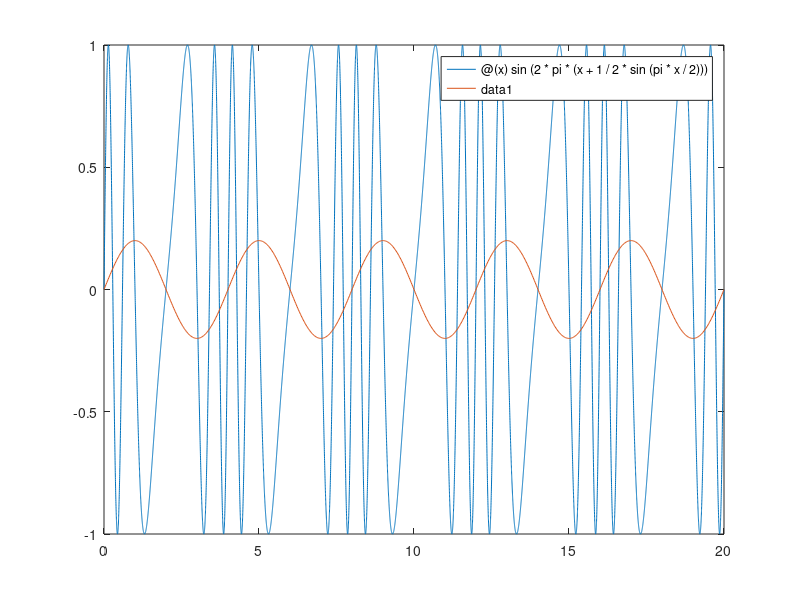
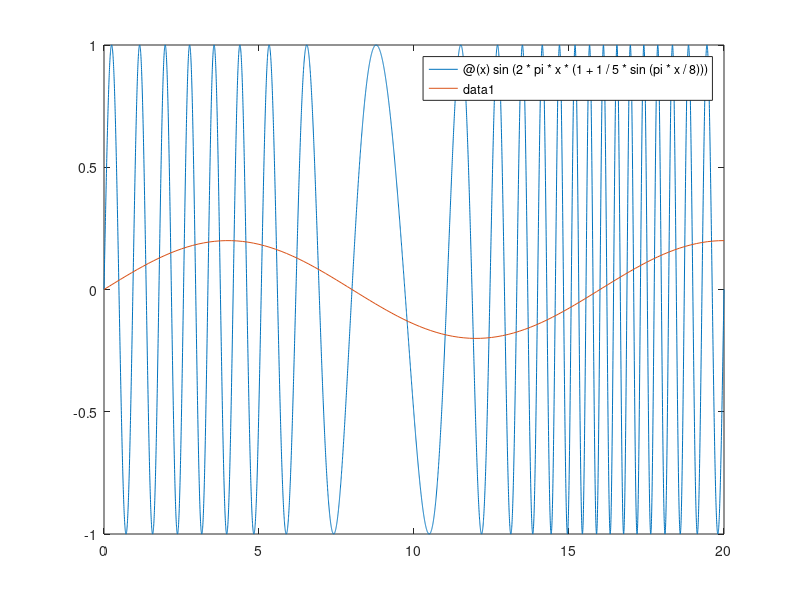

The MATLAB source for these figures, in order:
%% Phasen Modulation

figure(1);
fplot(@(x) sin(2*pi *(x + 1/2*sin(pi*x/2))), [0,20])
hold on;

fplot(@(x) 1/5*sin(pi*x/2), [0,20])
hold off;

%% Frequenz Modulation

figure(2);
fplot(@(x) sin(2*pi*x *(1 + 1/5*sin(pi*x/8))), [0,20])
hold on;

fplot(@(x) 1/5*sin(pi*x/8), [0,20])
hold off;